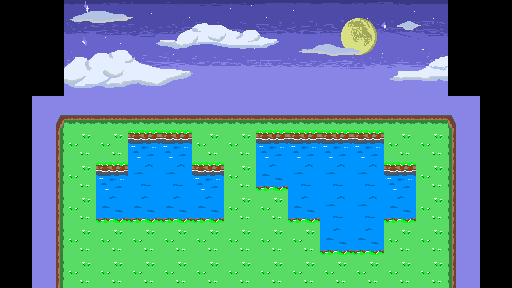

A level layout from a 2D game, rendered from its tile map. Below: a short description, then the map file with tile-grid data replaced by summaries:
An orthogonal 16x9 tile map with 32x32 px tiles, 3 tile layers (Sky_barrier, Ground, Water).

<map version="1.2" tiledversion="1.3.4" orientation="orthogonal" renderorder="right-down" width="16" height="9" tilewidth="32" tileheight="32" infinite="0" nextlayerid="9" nextobjectid="27">
 <editorsettings>
  <export target="park.json" format="json" />
 </editorsettings>
 <tileset firstgid="1" source="tileset.tsx" />
 <layer id="1" name="Sky_barrier" width="16" height="9">
  <data>[144 cells, 26 non-empty, 1 distinct tile ids]</data>
 </layer>
 <layer id="8" name="Ground" width="16" height="9">
  <data>[144 cells, 120 non-empty, 41 distinct tile ids]</data>
 </layer>
 <layer id="6" name="Water" width="16" height="9">
  <data>[144 cells, 25 non-empty, 3 distinct tile ids]</data>
 </layer>
</map>